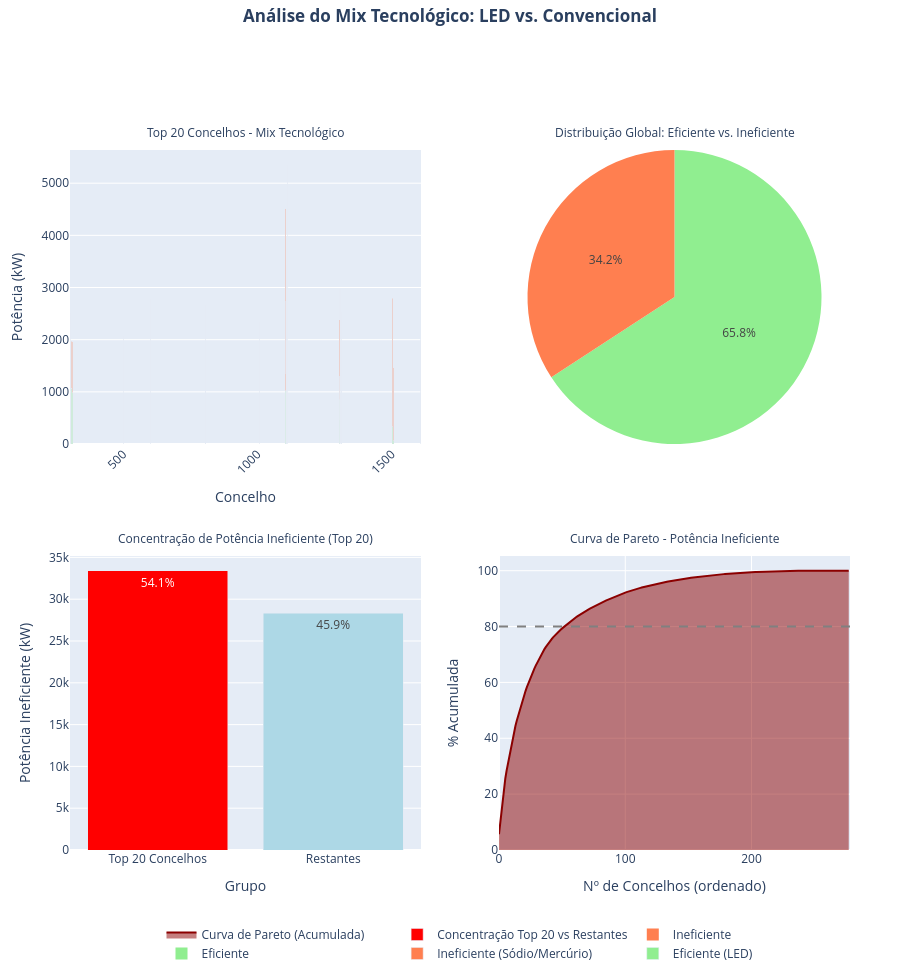

Notebook code for this chart:
### Markdown cell above
## 4. Análise Exploratória de Dados

### 4.1 Mix Tecnológico: LED vs. Convencional

**Objetivo:** Visualizar o mix tecnológico e identificar se a maioria da potência ineficiente se concentra num grupo restrito de municípios.

### Code cell
# 4.1 Visualização do Mix Tecnológico

# Preparar dados
df_viz = df_consolidated.copy()
df_viz['P_IP_Eficiente'] = df_viz['P_IP_Total'] - df_viz['P_IP_Inef']
df_viz = df_viz.sort_values('P_IP_Inef', ascending=False)

# Top 20 concelhos com maior potência ineficiente
top_20_inef = df_viz.head(20)

# Calcular concentração
total_inef = df_viz['P_IP_Inef'].sum()
top20_inef = top_20_inef['P_IP_Inef'].sum()
concentracao = (top20_inef / total_inef) * 100 if total_inef > 0 else 0

# Criar visualização
fig = make_subplots(
    rows=2, cols=2,
    subplot_titles=('Top 20 Concelhos - Mix Tecnológico',
                    'Distribuição Global: Eficiente vs. Ineficiente',
                    'Concentração de Potência Ineficiente (Top 20)',
                    'Curva de Pareto - Potência Ineficiente'),
    specs=[[{'type': 'bar'}, {'type': 'pie'}],
           [{'type': 'bar'}, {'type': 'scatter'}]],
    vertical_spacing=0.16,
    horizontal_spacing=0.10
)

# 1. Gráfico de barras empilhadas - Top 20
fig.add_trace(
    go.Bar(name='Eficiente (LED)',
           x=top_20_inef.index,
           y=top_20_inef['P_IP_Eficiente'],
           marker_color='lightgreen'),
    row=1, col=1
)
fig.add_trace(
    go.Bar(name='Ineficiente (Sódio/Mercúrio)',
           x=top_20_inef.index,
           y=top_20_inef['P_IP_Inef'],
           marker_color='coral'),
    row=1, col=1
)

# 2. Gráfico de pizza - Total
fig.add_trace(
    go.Pie(labels=['Eficiente', 'Ineficiente'],
           values=[df_viz['P_IP_Eficiente'].sum(), df_viz['P_IP_Inef'].sum()],
           marker_colors=['lightgreen', 'coral']),
    row=1, col=2
)

# 3. Concentração Top 20
fig.add_trace(
    go.Bar(name='Concentração Top 20 vs Restantes',
           x=['Top 20 Concelhos', 'Restantes'],
           y=[top20_inef, total_inef - top20_inef],
           marker_color=['red', 'lightblue'],
           text=[f'{concentracao:.1f}%', f'{100-concentracao:.1f}%'],
           textposition='auto'),
    row=2, col=1
)

# 4. Curva de Pareto
df_pareto = df_viz.copy()
df_pareto['Inef_Cumsum'] = df_pareto['P_IP_Inef'].cumsum()
df_pareto['Inef_Pct'] = (df_pareto['Inef_Cumsum'] / total_inef) * 100 if total_inef > 0 else 0

fig.add_trace(
    go.Scatter(name='Curva de Pareto (Acumulada)',
               x=list(range(len(df_pareto))),
               y=df_pareto['Inef_Pct'],
               mode='lines',
               line=dict(color='darkred', width=2),
               fill='tozeroy'),
    row=2, col=2
)

# Adicionar linha dos 80% (Correção do erro do Plotly)
fig.add_trace(
    go.Scatter(name='Limiar de 80%',
               x=[0, len(df_pareto)], y=[80, 80], mode='lines',
               line=dict(color='gray', dash='dash'), showlegend=False),
    row=2, col=2
)

# Layout
fig.update_layout(
    height=980,
    showlegend=True,
    title=dict(text='<b>Análise do Mix Tecnológico: LED vs. Convencional</b>', x=0.5, xanchor='center', y=0.99),
    barmode='stack',
    margin=dict(t=150, b=120, l=70, r=50),
    legend=dict(orientation='h', yanchor='top', y=-0.10, xanchor='center', x=0.5)
)

for ann in fig['layout']['annotations']:
    ann['font'] = dict(size=12)
    ann['y'] = ann['y'] + 0.01

fig.update_xaxes(title_text='Concelho', row=1, col=1, tickangle=-45)
fig.update_yaxes(title_text='Potência (kW)', row=1, col=1)
fig.update_xaxes(title_text='Grupo', row=2, col=1)
fig.update_yaxes(title_text='Potência Ineficiente (kW)', row=2, col=1)
fig.update_xaxes(title_text='Nº de Concelhos (ordenado)', row=2, col=2)
fig.update_yaxes(title_text='% Acumulada', row=2, col=2)

fig.show()

# Análise textual
print('='*80)
print(' ANÁLISE DO MIX TECNOLÓGICO')
print('='*80)
print(f"\n Total de potência instalada: {df_viz['P_IP_Total'].sum():.2f} kW")
if df_viz['P_IP_Total'].sum() > 0:
    print(f" • Eficiente (LED): {df_viz['P_IP_Eficiente'].sum():.2f} kW ({(df_viz['P_IP_Eficiente'].sum()/df_viz['P_IP_Total'].sum())*100:.1f}%)")
    print(f" • Ineficiente: {df_viz['P_IP_Inef'].sum():.2f} kW ({(df_viz['P_IP_Inef'].sum()/df_viz['P_IP_Total'].sum())*100:.1f}%)")
print(f"\n Concentração: Os Top 20 concelhos representam {concentracao:.1f}% da potência ineficiente")
print(f"\n Top 5 concelhos com maior potência ineficiente:")
for idx, (concelho, row) in enumerate(top_20_inef.head(5).iterrows(), 1):
    pct = (row['P_IP_Inef']/total_inef)*100 if total_inef > 0 else 0
    print(f"   {idx}. Concelho {concelho}: {row['P_IP_Inef']:.2f} kW ({pct:.1f}%)")

### Figure 1 — Plotly figure (JSON) as saved in the notebook; plotly's stock layout.template omitted (floating-point values rounded to 4 significant figures; data arrays with more than 128 entries replaced by an {"elided": "..."} marker saying what was removed)
{"data": [{"marker": {"color": "lightgreen"}, "name": "Eficiente (LED)", "type": "bar", "x": [1105, 1111, 1110, 1308, 1503, 503, 603, 1306, 808, 1313, 1107, 1507, 303, 1609, 1009, 1312, 1307, 312, 806, 308], "xaxis": "x", "y": [1020.0, 2590.0, 681.9, 453.6, 333.8, 269.1, 1063.0, 847.1, 1151.0, 65.82, 1337.0, 60.94, 1182.0, 825.1, 1200.0, 1496.0, 315.8, 979.7, 123.8, 1066.0], "yaxis": "y"}, {"marker": {"color": "coral"}, "name": "Ineficiente (Sódio/Mercúrio)", "type": "bar", "x": [1105, 1111, 1110, 1308, 1503, 503, 603, 1306, 808, 1313, 1107, 1507, 303, 1609, 1009, 1312, 1307, 312, 806, 308], "xaxis": "x", "y": [3495.0, 2765.0, 2758.0, 2510.0, 2465.0, 1808.0, 1715.0, 1530.0, 1518.0, 1514.0, 1407.0, 1398.0, 1320.0, 1188.0, 1133.0, 1031.0, 991.2, 983.8, 971.2, 908.5], "yaxis": "y"}, {"domain": {"x": [0.55, 1], "y": [0.58, 1]}, "labels": ["Eficiente", "Ineficiente"], "marker": {"colors": ["lightgreen", "coral"]}, "type": "pie", "values": [118800.0, 61710.0]}, {"marker": {"color": ["red", "lightblue"]}, "name": "Concentração Top 20 vs Restantes", "text": ["54.1%", "45.9%"], "textposition": "auto", "type": "bar", "x": ["Top 20 Concelhos", "Restantes"], "xaxis": "x2", "y": [33410.0, 28300.0], "yaxis": "y2"}, {"fill": "tozeroy", "line": {"color": "darkred", "width": 2}, "mode": "lines", "name": "Curva de Pareto (Acumulada)", "type": "scatter", "x": {"elided": "278 int values"}, "xaxis": "x3", "y": {"elided": "278 float values"}, "yaxis": "y3"}, {"line": {"color": "gray", "dash": "dash"}, "mode": "lines", "name": "Limiar de 80%", "showlegend": false, "type": "scatter", "x": [0, 278], "xaxis": "x3", "y": [80, 80], "yaxis": "y3"}], "layout": {"annotations": [{"font": {"size": 12}, "showarrow": false, "text": "Top 20 Concelhos - Mix Tecnológico", "x": 0.225, "xanchor": "center", "xref": "paper", "y": 1.01, "yanchor": "bottom", "yref": "paper"}, {"font": {"size": 12}, "showarrow": false, "text": "Distribuição Global: Eficiente vs. Ineficiente", "x": 0.775, "xanchor": "center", "xref": "paper", "y": 1.01, "yanchor": "bottom", "yref": "paper"}, {"font": {"size": 12}, "showarrow": false, "text": "Concentração de Potência Ineficiente (Top 20)", "x": 0.225, "xanchor": "center", "xref": "paper", "y": 0.43, "yanchor": "bottom", "yref": "paper"}, {"font": {"size": 12}, "showarrow": false, "text": "Curva de Pareto - Potência Ineficiente", "x": 0.775, "xanchor": "center", "xref": "paper", "y": 0.43, "yanchor": "bottom", "yref": "paper"}], "barmode": "stack", "height": 980, "legend": {"orientation": "h", "x": 0.5, "xanchor": "center", "y": -0.1, "yanchor": "top"}, "margin": {"b": 120, "l": 70, "r": 50, "t": 150}, "showlegend": true, "title": {"text": "<b>Análise do Mix Tecnológico: LED vs. Convencional</b>", "x": 0.5, "xanchor": "center", "y": 0.99}, "xaxis": {"anchor": "y", "domain": [0, 0.45], "tickangle": -45, "title": {"text": "Concelho"}}, "xaxis2": {"anchor": "y2", "domain": [0, 0.45], "title": {"text": "Grupo"}}, "xaxis3": {"anchor": "y3", "domain": [0.55, 1], "title": {"text": "Nº de Concelhos (ordenado)"}}, "yaxis": {"anchor": "x", "domain": [0.58, 1], "title": {"text": "Potência (kW)"}}, "yaxis2": {"anchor": "x2", "domain": [0, 0.42], "title": {"text": "Potência Ineficiente (kW)"}}, "yaxis3": {"anchor": "x3", "domain": [0, 0.42], "title": {"text": "% Acumulada"}}}}
